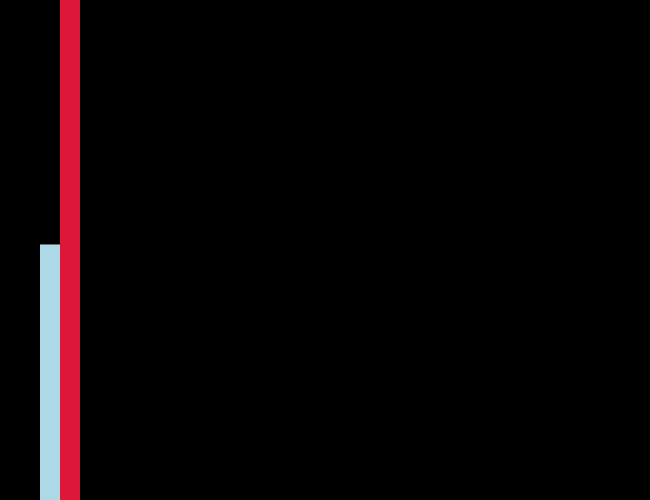
Frame 1 (no input)
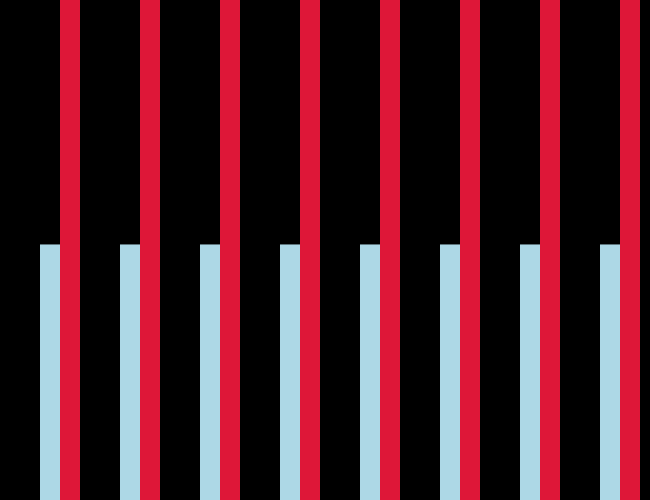
Frame 60 (the mouse pressed at the canvas centre just before this capture)
Frame 120 (the mouse held since frame 60 and released just before this capture): identical to frame 60, image omitted

The Processing sketch that drew these frames (run headless with seeded random() and noise(); from frame 60 on, the mouse is pressed at the canvas centre):

// Processing sketch: les_3_diamanten_staafjes
// ── les_3_diamanten_staafjes.pde
// W1 - L3 

/*
analyse zie png 
D:\joris\Documents\han\Structured Programming\les_3_diamanten_staafjes
*/

//posieties en afmetingen
int xPos = 0, yPos = 0;
int breete = 20;
float shaal = 0.7;


float[] waarden = {454.52, 255.54, 500.334, 0};
float gem = 0;

//kleurtjes
int[] kleur = {#000000, #ADD8E6, #DE1738, #E840AA};


void setup(){
  
  size(650, 500);
  surface.setTitle("Diamanten diagram");
  surface.setResizable(true);
  background(kleur[0]);
  noStroke();
  frameRate(60);
  
  
  
}

void setStartPos(){
  yPos = height ;
}

void tekenGrafiek(){
  for (int i = 0; i <= waarden.length - 1; i = i + 1){
   xPos = xPos + breete; 
   fill(kleur[i]);
   rect(xPos, height - waarden[i], breete, waarden[i]);
  }
}

void draw(){
  setStartPos();
  tekenGrafiek(); 
}
